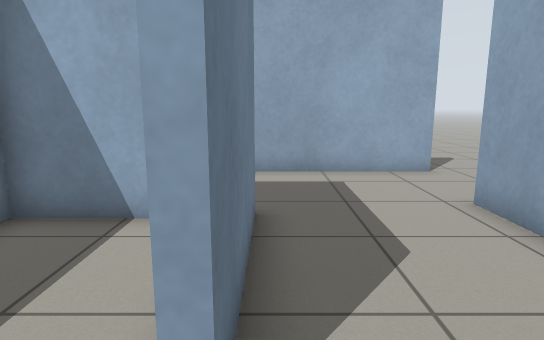
view 1 (above)

16 first-person views from a walk through a Gazebo world. The camera is 0.94 m above the floor, tilts 10° down and sees 75° across. The floor is counted in squares, 0.5 m on a side. Each view is taken from the middle of a square. On the plan, view 1 faces up. The plan holds only what a view shows up to about 18 squares ahead; the rest is blank.

view 2
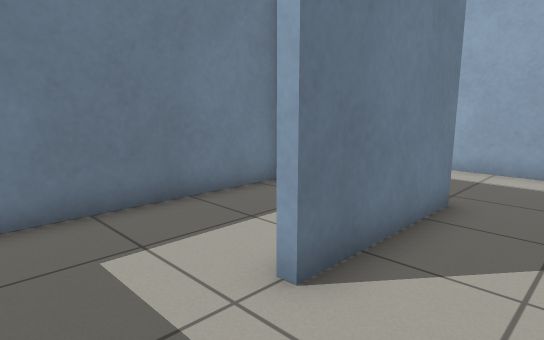

view 3
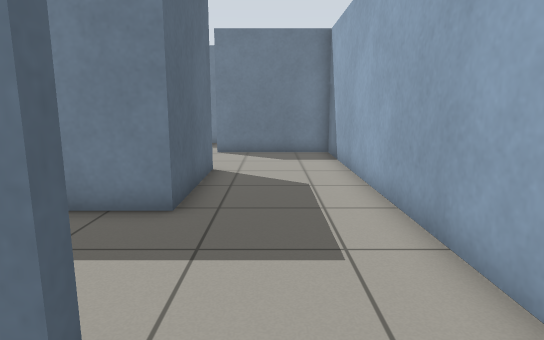

view 4
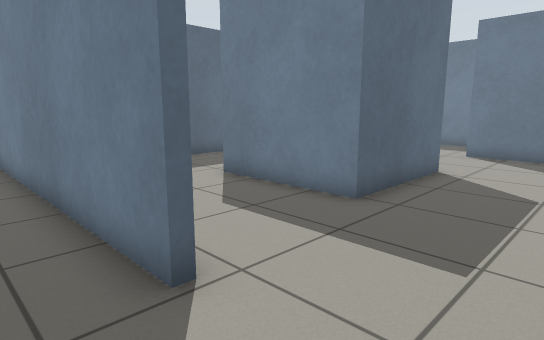

view 5
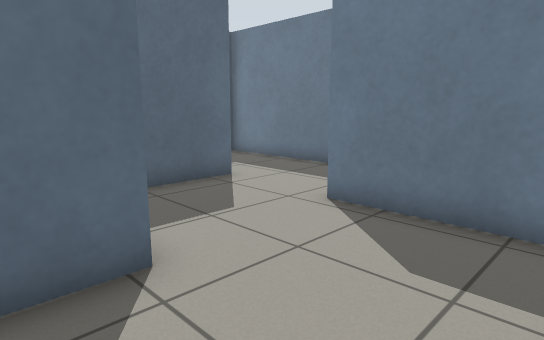

view 6
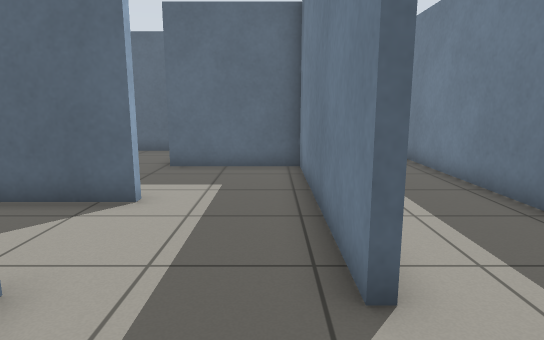

view 7
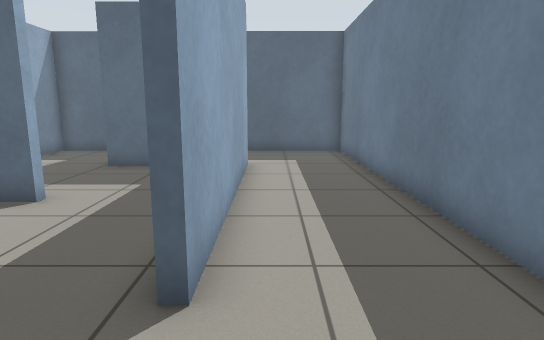

view 8
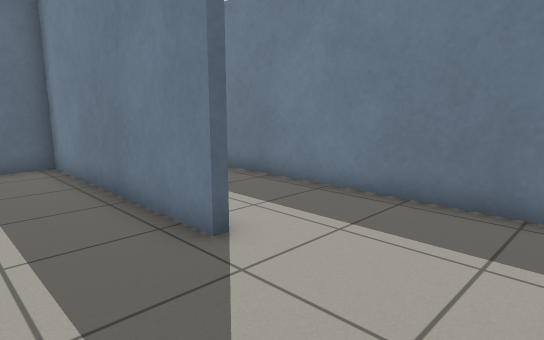

view 9
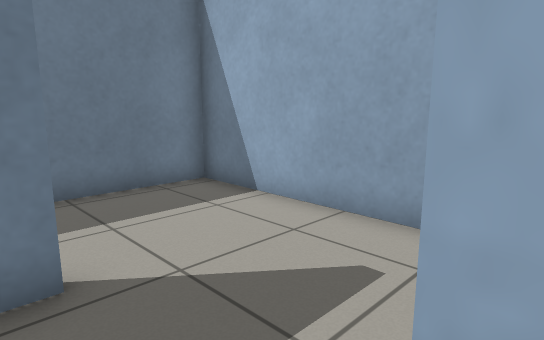

view 10
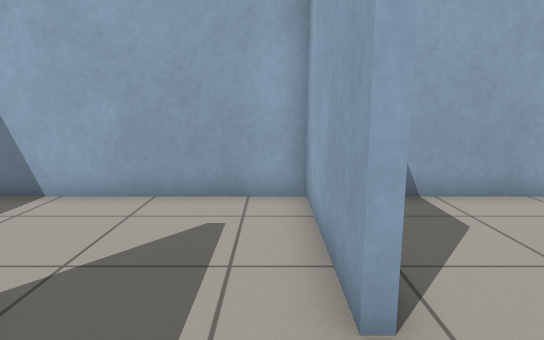

view 11
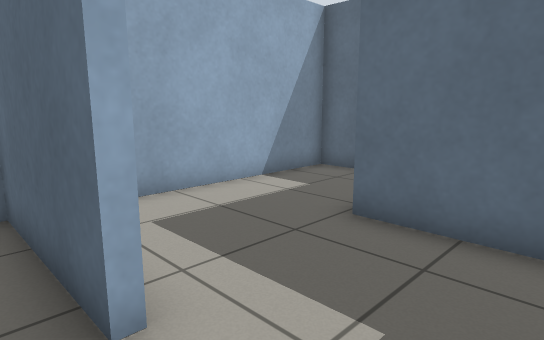

view 12
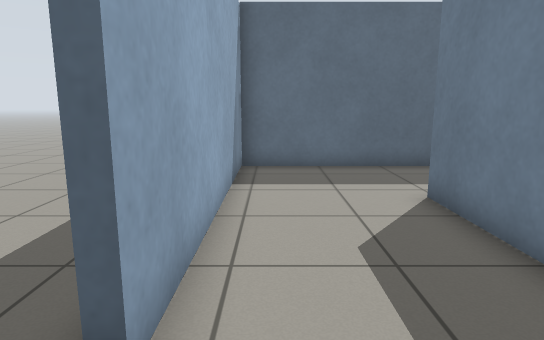

view 13
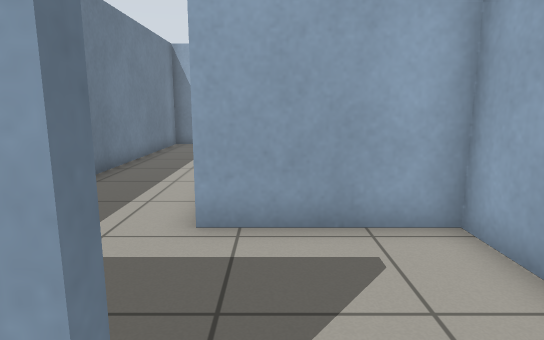

view 14
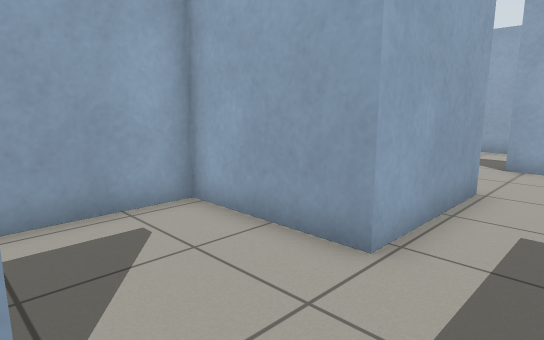

view 15
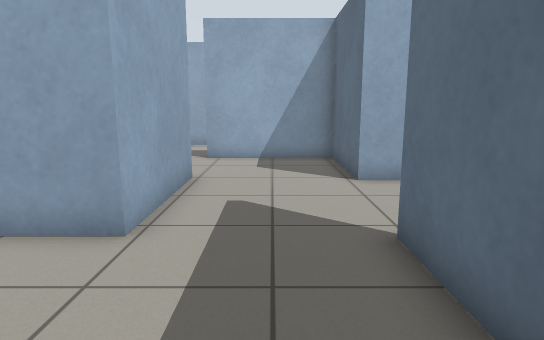

view 16
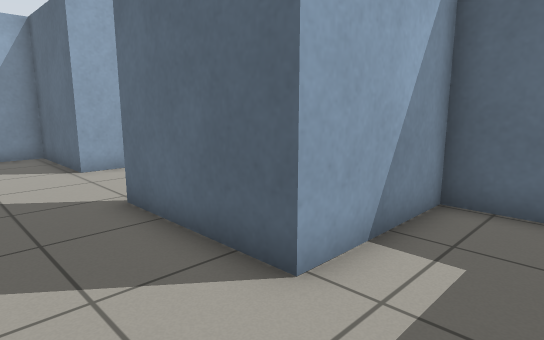

### Floor plan
Ten units are one square. View 1 is at (0, 0); x grows to the right and y downward. Boxes are objects, and circles mark ways between rooms. Rooms are numbered by the first view taken in them; rooms with no view inside come last. Other rooms are left out.
<svg viewBox="-175 -115 235 300">
<path fill="none" stroke="#000" d="M-49 -62 -3 -62 -3 -16M35 -104 -90 -104 -90 -57M-4 23 40 23M40 28 40 -68M40 -68 43 -68 43 34M47 -104 35 -104M-93 -57 -93 -104 -135 -104M-129 -60 -129 -16M-132 26 -132 -59M-135 -104 -170 -104 -170 65 -129 65M-90 -57 -93 -57M-94 -21 -47 -21M-56 68 -90 68M-129 65 -129 69M-136 108 -90 108M-153 151 -136 151 -136 108M-20 -59 -45 -59 -45 2M-34 23 -4 23M-96 23 -86 23M-75 65 -48 65 -48 1M-44 68 -56 68M-48 113 -7 113 -7 65M-90 68 -90 26 -132 26M-129 -16 -129 23 -96 23"/>
<circle cx="40" cy="-85" r="3" fill="#2a7"/>
<circle cx="-70" cy="-60" r="3" fill="#2a7"/>
<circle cx="0" cy="0" r="3" fill="#2a7"/>
<circle cx="-130" cy="-80" r="3" fill="#2a7"/>
<circle cx="-90" cy="-40" r="3" fill="#2a7"/>
<circle cx="-110" cy="-20" r="3" fill="#2a7"/>
<circle cx="-130" cy="45" r="3" fill="#2a7"/>
<circle cx="-130" cy="90" r="3" fill="#2a7"/>
<circle cx="-50" cy="90" r="3" fill="#2a7"/>
<circle cx="-110" cy="70" r="3" fill="#2a7"/>
<circle cx="-90" cy="0" r="3" fill="#2a7"/>
<text x="-10" y="-70">1</text>
<text x="50" y="180">2</text>
<text x="-110" y="-60">3</text>
<text x="-150" y="-20">4</text>
<text x="-80" y="-40">5</text>
<text x="-90" y="90">6</text>
<text x="-150" y="110">7</text>
<text x="-30" y="-20">8</text>
<text x="-70" y="20">9</text>
<text x="-30" y="90">10</text>
<text x="-120" y="40">11</text>
<text x="-110" y="0">12</text>
</svg>
Room 1 opens to room 2. Room 1 opens to room 5. Room 1 opens to room 8. Room 3 opens to room 4. Room 3 opens to room 5. Room 3 opens to room 12. Room 4 opens to room 11. Room 6 opens to room 7. Room 6 opens to room 10. Room 6 opens to room 11. Room 9 opens to room 12.

Where each view was taken, in squares from view 1:
view 1: 0 up, 0 right, facing up
view 2: 1 down, 2 right, facing up-left
view 3: 8 up, 6 right, facing left
view 4: 10 up, 6 right, facing down-left
view 5: 10 up, 3 left, facing down-left
view 6: 9 up, 12 left, facing down
view 7: 9 up, 14 left, facing down
view 8: 10 up, 10 left, facing down-left
view 9: 5 up, 9 left, facing up-left
view 10: 3 up, 10 left, facing up
view 11: 3 up, 12 left, facing down-right
view 12: 9 up, 3 right, facing down
view 13: 8 down, 12 left, facing up
view 14: 9 down, 13 left, facing up-right
view 15: 9 down, 14 left, facing right
view 16: 8 down, 16 left, facing down-right
